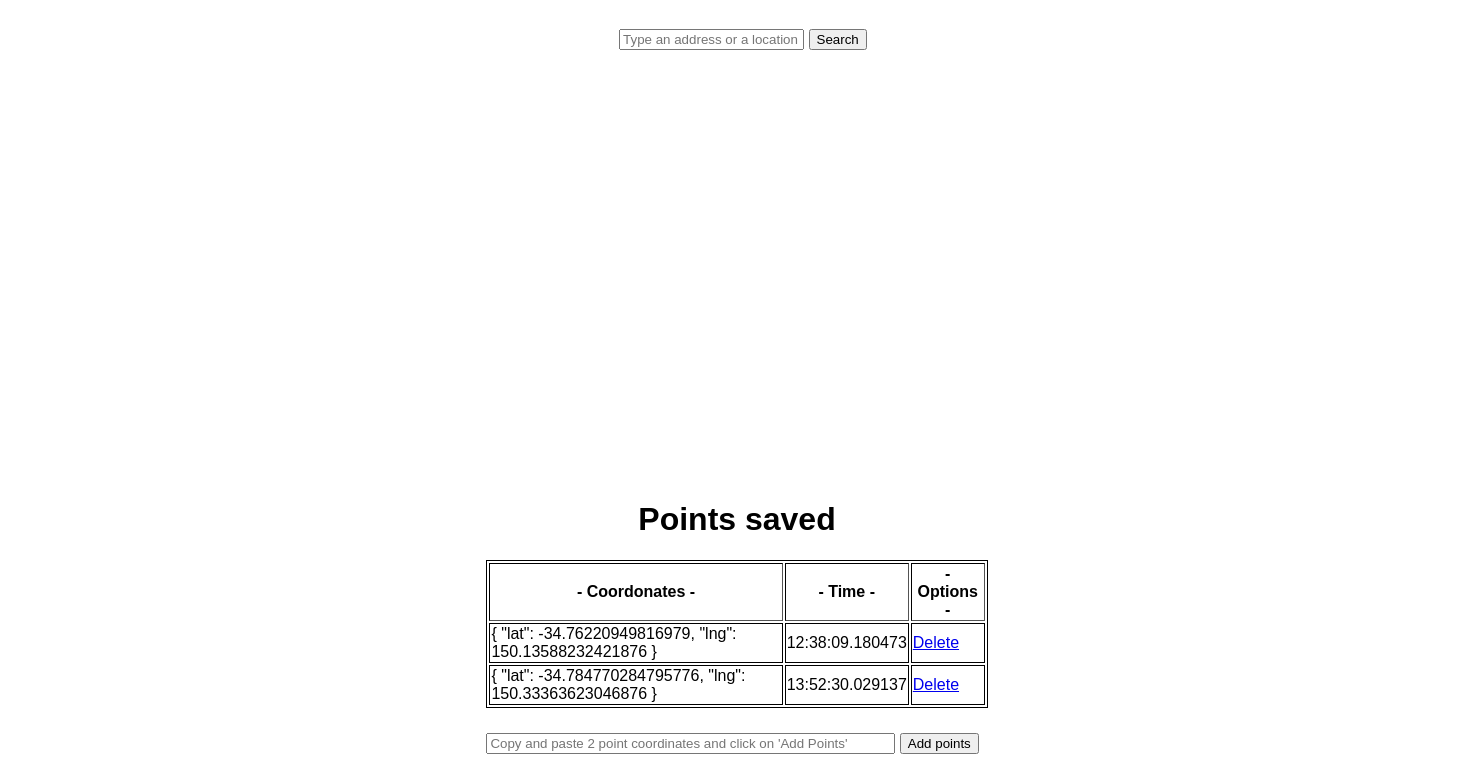
Before: / with the older database file.
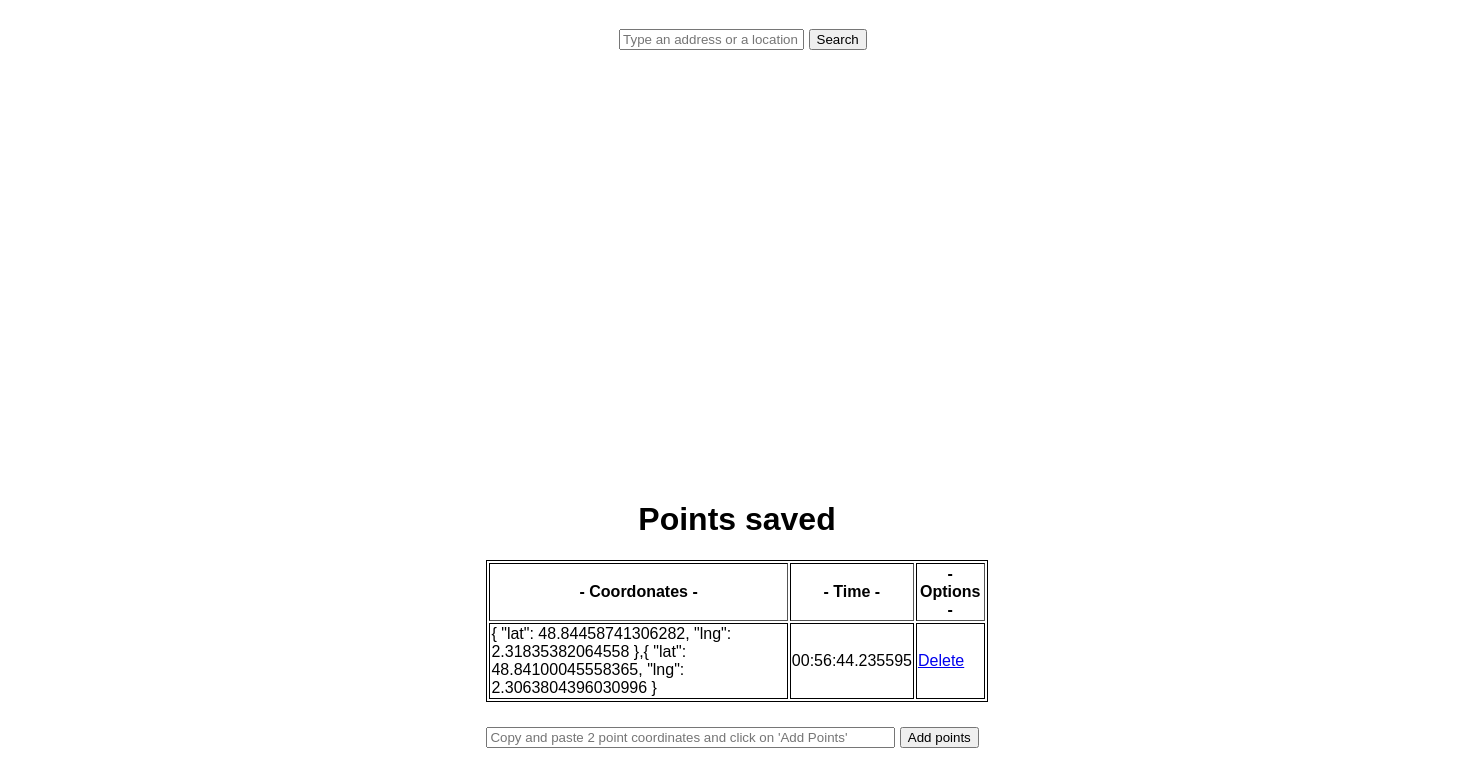
After: the same page with the newer database file.
### app.py (models this page shows, shortened)
class Point(db.Model):
    id = db.Column(db.Integer, primary_key = True)
    content = db.Column(db.String(150), nullable=False)
    date_created = db.Column(db.DateTime, default = datetime.utcnow)

### app.py (the view)
@app.route('/',methods=['POST','GET'])
def index():
    if request.method == 'POST':
        position_coord = request.form['content']
        new_point = Point(content=position_coord)
        try :
            db.session.add(new_point)
            db.session.commit()
            return redirect('/')
        except :
            return 'There was an issue adding your point'
    else :
        points = Point.query.order_by(Point.date_created).all()
        return render_template('index.html', points=points)

### templates/index.html (shortened to what this page needs)
<!DOCTYPE html>
<html>
  <head>
    <link rel="stylesheet" href="{{url_for('static', filename='css/style.css')}}" />
    <div id="search">
      <form id="search_form">
          <input type="text"  id="address" placeholder="Type an address or a location" >
          <input type="submit" value="Search" >
      </form>
    </div>
  </head>
  <body>
    <div id="map"></div>
    <div class="'content" id="tab">
      <h1 style="text-align : center">Points saved</h1>
      <table border="1">
        <tr>
          <th>- Coordonates -</th>
          <th>- Time -</th>
          <th>- Options -</th>
        </tr>
        {% for point in points%}
        <tr>
          <td>{{point.content}}</td>
          <td>{{point.date_created.time()}}</td>
          <td>
            <a href="/delete/{{point.id}}">Delete</a>
          </td>
        </tr>
        {% endfor %}
      </table>
      <form method="POST" id="add_points">
          <input type="text" name="content" id="content" style="width :80%" placeholder="Copy and paste 2 point coordinates and click on 'Add Points'" >
        <input type="submit" value="Add points" >
      </form>
    </div>
  </body>
</html>

### static/css/style.css (style rules this page uses)
#map { height: 50%; width: 50%; margin-left: auto; margin-right: auto; margin-top:2%; }
#tab { height: 20%; width: 34%; margin-left: auto; margin-right: auto; }
html, body { height: 100%; margin-left: auto; margin-right: auto; padding: 0; font-family: sans-serif }
table { border: 1px solid black; }
td { border: 1px solid black; }
#add_points { margin-top:5%; }
#search { margin-left: 42%; margin-top:2%; width : 80%; }

Changed rows visible on the page:
removed Point: content "{ \"lat\": -34.76220949816979, \"lng\": 150.13588232421876 }", date_created.time "12:38:09.180473"
removed Point: content "{ \"lat\": -34.784770284795776, \"lng\": 150.33363623046876 }", date_created.time "13:52:30.029137"
added Point: content "{ \"lat\": 48.84458741306282, \"lng\": 2.31835382064558 },{ \"lat\": 48.84100045558365, \"lng\": 2.3063804396030996 }", date_created.time "00:56:44.235595"
